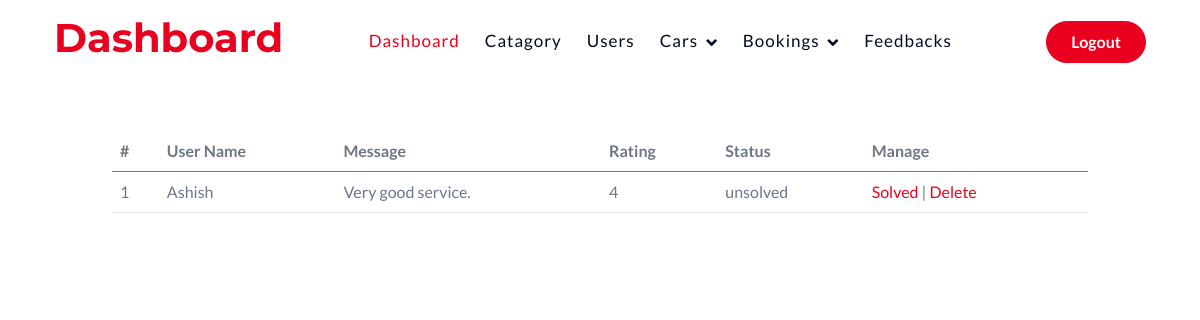
/manageFeedbacks.php (signed in), run on the app's committed database.
### tables this page shows
CREATE TABLE `feedbacks` (
  `id` int(11) NOT NULL,
  `user_id` int(20) NOT NULL,
  `message` varchar(100) NOT NULL,
  `rating` int(20) NOT NULL,
  `status` varchar(20) NOT NULL DEFAULT 'unsolved',
  `created_at` timestamp NOT NULL DEFAULT current_timestamp()
);

CREATE TABLE `users` (
  `id` int(11) NOT NULL,
  `name` varchar(50) NOT NULL,
  `email` varchar(50) NOT NULL,
  `password` varchar(50) NOT NULL,
  `contact` varchar(50) NOT NULL,
  `address` varchar(100) NOT NULL,
  `status` varchar(20) NOT NULL DEFAULT 'active',
  `created_at` timestamp NOT NULL DEFAULT current_timestamp()
);

### manageFeedbacks.php (the view, shortened to what this page needs)
<?php
include("adminHeader.php");
include("config.php");
?>
<div class="container-fluid">
    <div class="row justify-content-center my-5">
        <?php
        $data = mysqli_query($conn, "SELECT u.name, f.* FROM feedbacks as f JOIN users as u ON f.user_id=u.id WHERE f.status='unsolved'");
        if (mysqli_num_rows($data) > 0) {
        ?>
            <div class="col-10">
                <table class="table">
                    <thead>
                        <tr>
                            <th scope="col">#</th>
                            <th scope="col">User Name</th>
                            <th scope="col">Message</th>
                            <th scope="col">Rating</th>
                            <th scope="col">Status</th>
                            <th scope="col">Manage</th>
                        </tr>
                    </thead>
                    <tbody>
                        <?php
                        $num = 1;
                        while ($row = mysqli_fetch_assoc($data)) {
                        ?>
                            <tr>
                                <td scope="row"><?php echo $num; ?></td>
                                <td><?php echo $row['name']; ?></td>
                                <td><?php echo $row['message']; ?></td>
                                <td><?php echo $row['rating']; ?></td>
                                <td><?php echo $row['status']; ?></td>
                                <td>
                                    <a href="solveFeedback.php?feedbackId=<?php echo $row['id'] ?>">Solved</a> | <a href="deleteFeedback.php?feedbackId=<?php echo $row['id'] ?>">Delete</a>
                                </td>
                            </tr>
                        <?php
                            $num++;
                        }
                        ?>
                    </tbody>
                </table>
            </div>
        <?php
        } else {
            echo '<div class="col-4 my-5 alert alert-danger" role="alert">No Record Found!</div>';
        }
        ?>
    </div>
</div>
<?php
include("adminFooter.php");
?>

### data on the page
feedbacks: user.name "Ashish", message "Very good service.", rating "4", status "unsolved"
